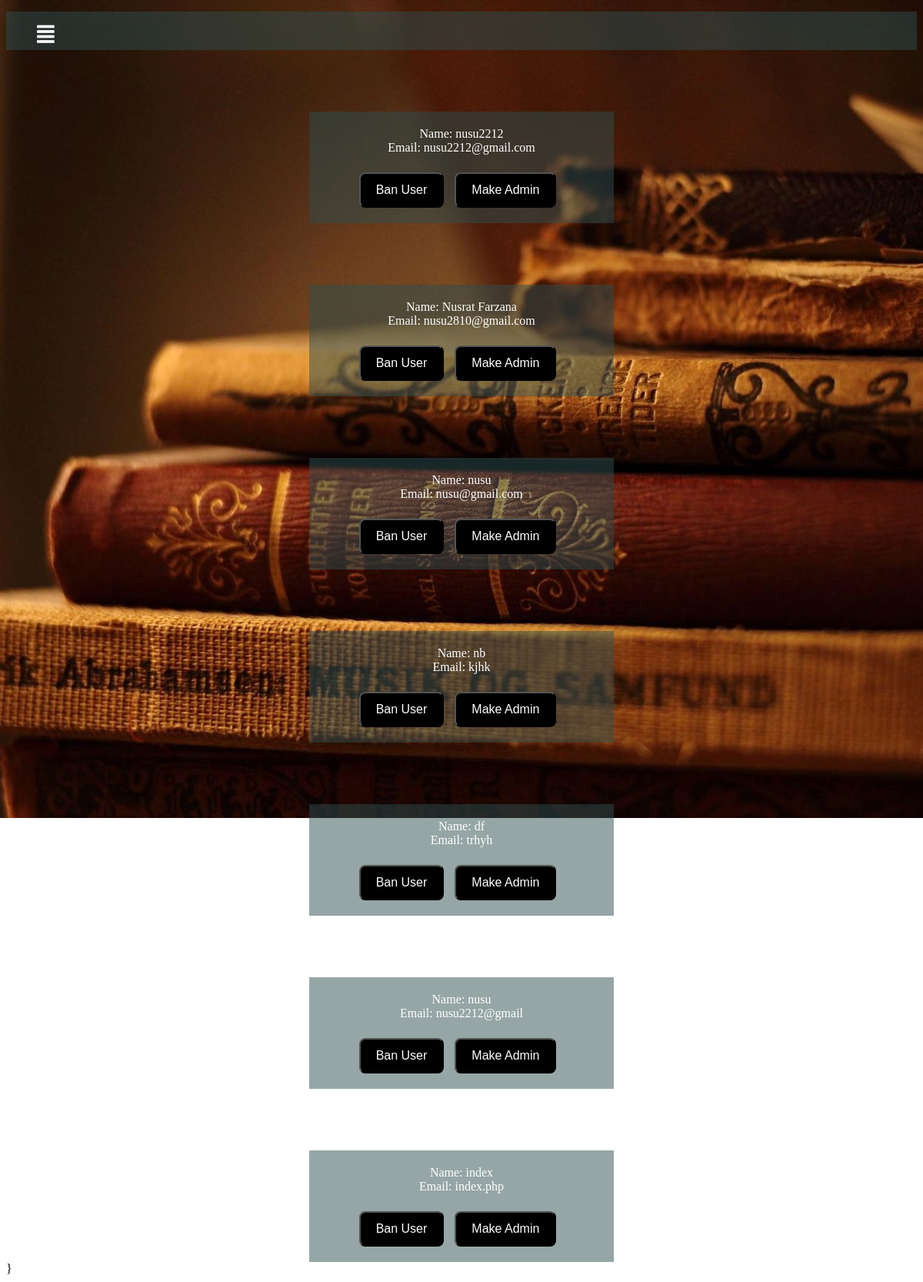
Screenshot of /view/users.php with the database file from the repository.
### tables this page shows
CREATE TABLE `user` (
  `id` int(11) NOT NULL,
  `Name` varchar(100) NOT NULL,
  `Email` varchar(100) NOT NULL,
  `Password` varchar(100) NOT NULL,
  `Admin` int(11) NOT NULL DEFAULT '0',
  `Ban` int(11) NOT NULL DEFAULT '0'
);

### controller/cont.php (called while the page is built, shortened)
<?php
include_once "../model/sql_command.php";
class Cont{
    public $mod;
    public function __construct() {
        $this->mod = new S();
    }
    public function users(){
        $res= $this->mod->users();
        return $res;
    }
}
?>

### model/sql_command.php (called while the page is built, shortened)
<?php
class S{
	public $db;
        public function __construct(){
            $this->db = new mysqli(DB_SERVER, DB_USERNAME, DB_PASSWORD, DB_DATABASE);
        }
    public function users(){
        $sql= "SELECT * FROM user where Ban=0";
        $result = mysqli_query($this->db,$sql);
        if($result->num_rows>0){
        while($dd= mysqli_fetch_assoc($result))
            {
                $arr[]=$dd;
            }
            return $arr;
        }
        else{
            return 0;
        }
    }
}
?>

### view/users.php (the view, shortened to what this page needs)
<?php
include_once '../controller/cont.php';
$cont = new Cont();
?>
<!DOCTYPE html>
<html>
<head>
  <link rel="stylesheet" type="text/css" href="../design/css/style.css">
  <link rel="stylesheet" href="https://use.fontawesome.com/releases/v5.7.2/css/all.css">
</head>
<body>
  <div class="h">
         <ul>
            <li class="hh"><i class="fas fa-align-justify"></i>
            </li>
         </ul>
      </div>
    <?php
    $list=$cont->users();
    if($list){
    foreach ($list as $k) { ?>
      <div class="c7" align="center">
      <?php echo "Name: ",$k['Name'],"<br>","Email: ",$k['Email'],"<br><br>";
      $id=$k['id'];
       ?>
      <button name="edit" onclick="window.location.href='users.php?ban= <?php echo $id; ?>';">Ban User</button>
      <button name="edit" onclick="window.location.href='users.php?admin= <?php echo $id; ?>';">Make Admin</button>
    </div>
    <?php }
  }
  else{ ?>
    <div class="c7" align="center">
      <?php echo "No user available";?>
    </div>
  <?php }
   ?>
  }
</body>
</html>

### design/css/style.css (style rules this page uses)
body { background-image: url("../image/back10.jpg"); background-repeat: no-repeat; background-attachment: fixed; }
.h { background-color:RGBA(47,79,79,0.5); line-height: 25px; padding-top: 0.005%; margin-top: 15px; height: 50px; width: 100%; }
.h ul { list-style: none; }
.h ul li { float: left; position: relative; font-size: 26px; color: white; }
i { margin-right: 25px; }
.c7 { background-color:RGBA(47,79,79,0.5); height: auto; width: 30%; margin-top: 80px; margin-right: auto; margin-left: auto; padding: 20px; color: white; font-size:100%; }
button[name='edit'], input[name='edit'] { width: auto; padding: 12px 20px; box-sizing: border-box; background-color: black ; border-radius: 8px; border-color: black; color: white; font-size: 100%; margin-top: 5px; margin-right: 10px; }

### rows the page displays
user: Name "nusu2212", Email "nusu2212@gmail.com"
user: Name "Nusrat Farzana", Email "nusu2810@gmail.com"
user: Name "nusu", Email "nusu@gmail.com"
user: Name "nb", Email "kjhk"
user: Name "df", Email "trhyh"
user: Name "nusu", Email "nusu2212@gmail"
user: Name "index", Email "index.php"
